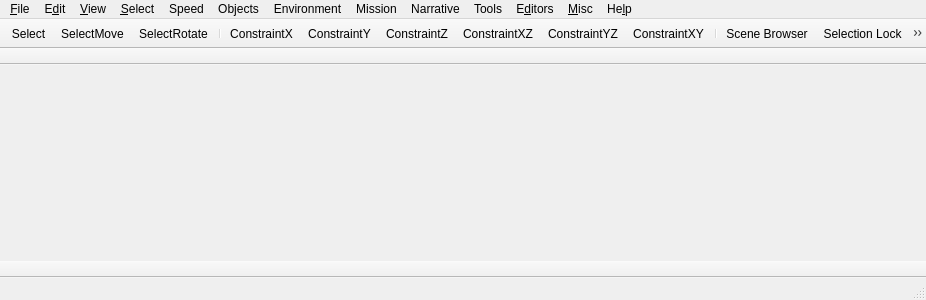
<?xml version="1.0" encoding="UTF-8"?>
<ui version="4.0">
 <class>fso::fred::FredView</class>
 <widget class="QMainWindow" name="fso::fred::FredView">
  <property name="geometry">
   <rect>
    <x>0</x>
    <y>0</y>
    <width>926</width>
    <height>300</height>
   </rect>
  </property>
  <property name="windowTitle">
   <string>qtFRED</string>
  </property>
  <widget class="fso::fred::RenderWidget" name="centralWidget"/>
  <widget class="QMenuBar" name="menuBar">
   <property name="geometry">
    <rect>
     <x>0</x>
     <y>0</y>
     <width>926</width>
     <height>22</height>
    </rect>
   </property>
   <widget class="QMenu" name="menuFile">
    <property name="title">
     <string>&amp;File</string>
    </property>
    <widget class="QMenu" name="menuSave_Format">
     <property name="title">
      <string>Save For&amp;mat</string>
     </property>
     <addaction name="actionFS2_Open"/>
     <addaction name="actionFS2_Retail"/>
     <addaction name="actionFS2_Compatibility"/>
    </widget>
    <widget class="QMenu" name="menuImport">
     <property name="title">
      <string>&amp;Import</string>
     </property>
     <addaction name="actionFS1_Mission"/>
    </widget>
    <widget class="QMenu" name="menuRe_cent_Files">
     <property name="title">
      <string>Re&amp;cent Files</string>
     </property>
     <addaction name="actionEmpty"/>
    </widget>
    <addaction name="actionNew"/>
    <addaction name="actionOpen"/>
    <addaction name="actionSave"/>
    <addaction name="actionSave_As"/>
    <addaction name="actionRevert"/>
    <addaction name="separator"/>
    <addaction name="actionLoad_Template"/>
    <addaction name="actionSave_As_Template"/>
    <addaction name="separator"/>
    <addaction name="menuSave_Format"/>
    <addaction name="menuImport"/>
    <addaction name="separator"/>
    <addaction name="actionRun_FreeSpace_2_Open"/>
    <addaction name="separator"/>
    <addaction name="menuRe_cent_Files"/>
    <addaction name="separator"/>
    <addaction name="actionExit"/>
   </widget>
   <widget class="QMenu" name="menuEdit">
    <property name="title">
     <string>E&amp;dit</string>
    </property>
    <addaction name="actionClone_Marked_Objects"/>
    <addaction name="actionDelete"/>
    <addaction name="actionDelete_Wing"/>
    <addaction name="separator"/>
    <addaction name="actionPreferences"/>
   </widget>
   <widget class="QMenu" name="menuView">
    <property name="title">
     <string>&amp;View</string>
    </property>
    <widget class="QMenu" name="menuViewpoint">
     <property name="title">
      <string>&amp;Viewpoint</string>
     </property>
     <addaction name="actionCamera"/>
     <addaction name="actionCurrent_Ship"/>
     <addaction name="actionCutscene_Camera"/>
     <addaction name="separator"/>
     <addaction name="actionToggle_Viewpoint"/>
     <addaction name="separator"/>
     <addaction name="actionSet_Camera_From_View"/>
    </widget>
    <addaction name="actionSceneBrowser"/>
    <addaction name="separator"/>
    <addaction name="actionVisibility_Layers"/>
    <addaction name="separator"/>
    <addaction name="actionShow_Background"/>
    <addaction name="actionShow_Ship_Models"/>
    <addaction name="actionShow_Outlines"/>
    <addaction name="actionDraw_Outlines_On_Selected_Ships"/>
    <addaction name="actionDraw_Outline_At_Warpin_Position"/>
    <addaction name="actionShow_Ship_Info"/>
    <addaction name="actionShow_Coordinates"/>
    <addaction name="actionShow_Grid_Positions"/>
    <addaction name="actionShow_Distances"/>
    <addaction name="actionShow_Model_Paths"/>
    <addaction name="actionShow_Model_Dock_Points"/>
    <addaction name="actionShow_Bay_Paths"/>
    <addaction name="actionHighlight_Selectable_Subsystems"/>
    <addaction name="separator"/>
    <addaction name="actionShow_Grid"/>
    <addaction name="actionShow_Horizon"/>
    <addaction name="actionShow_3D_Compass"/>
    <addaction name="actionShow_Camera_Gizmo"/>
    <addaction name="separator"/>
    <addaction name="menuViewpoint"/>
    <addaction name="actionSave_Camera_Pos"/>
    <addaction name="actionRestore_Camera_Pos"/>
    <addaction name="separator"/>
    <addaction name="actionLighting_from_Suns"/>
    <addaction name="actionRender_Full_Detail"/>
   </widget>
   <widget class="QMenu" name="menuSpeed">
    <property name="title">
     <string>Speed</string>
    </property>
    <widget class="QMenu" name="menuMovement">
     <property name="title">
      <string>&amp;Movement</string>
     </property>
     <addaction name="actionx1"/>
     <addaction name="actionx2"/>
     <addaction name="actionx3"/>
     <addaction name="actionx5"/>
     <addaction name="actionx8"/>
     <addaction name="actionx10"/>
     <addaction name="actionx50"/>
     <addaction name="actionx100"/>
    </widget>
    <widget class="QMenu" name="menuRotation">
     <property name="title">
      <string>&amp;Rotation</string>
     </property>
     <addaction name="actionRotx1"/>
     <addaction name="actionRotx5"/>
     <addaction name="actionRotx12"/>
     <addaction name="actionRotx25"/>
     <addaction name="actionRotx50"/>
    </widget>
    <addaction name="menuMovement"/>
    <addaction name="menuRotation"/>
   </widget>
   <widget class="QMenu" name="menuSelect">
    <property name="title">
     <string>&amp;Select</string>
    </property>
    <widget class="QMenu" name="menuSelect_Group">
     <property name="title">
      <string>Select &amp;Group</string>
     </property>
     <addaction name="actionGroup_1"/>
     <addaction name="actionGroup_2"/>
     <addaction name="actionGroup_3"/>
     <addaction name="actionGroup_4"/>
     <addaction name="actionGroup_5"/>
     <addaction name="actionGroup_6"/>
     <addaction name="actionGroup_7"/>
     <addaction name="actionGroup_8"/>
     <addaction name="actionGroup_9"/>
    </widget>
    <widget class="QMenu" name="menuSelect_Layer">
     <property name="title">
      <string>Select &amp;Layer</string>
     </property>
    </widget>
    <widget class="QMenu" name="menuSelect_IFF">
     <property name="title">
      <string>Select I&amp;FF</string>
     </property>
    </widget>
    <widget class="QMenu" name="menuSelect_Ship_Type">
     <property name="title">
      <string>Select Ship &amp;Type</string>
     </property>
    </widget>
    <widget class="QMenu" name="menuSelect_Object_Type">
     <property name="title">
      <string>Select &amp;Object Type</string>
     </property>
    </widget>
    <addaction name="actionSelect_All"/>
    <addaction name="actionSelect_None"/>
    <addaction name="actionInvert_Selection"/>
    <addaction name="separator"/>
    <addaction name="menuSelect_Group"/>
    <addaction name="menuSelect_Layer"/>
    <addaction name="menuSelect_IFF"/>
    <addaction name="menuSelect_Ship_Type"/>
    <addaction name="menuSelect_Object_Type"/>
    <addaction name="separator"/>
    <addaction name="actionSelectionLock"/>
    <addaction name="actionLock_Marked_Objects"/>
    <addaction name="actionUnlock_All_Objects"/>
   </widget>
   <widget class="QMenu" name="menuHelp">
    <property name="title">
     <string>He&amp;lp</string>
    </property>
    <addaction name="actionHelp_Topics"/>
    <addaction name="separator"/>
    <addaction name="actionAbout"/>
   </widget>
   <widget class="QMenu" name="menuObjects">
    <property name="title">
     <string>Objects</string>
    </property>
    <addaction name="actionShips"/>
    <addaction name="actionWings"/>
    <addaction name="actionProps"/>
    <addaction name="actionWaypoint_Paths"/>
    <addaction name="actionCoordinate_Points"/>
    <addaction name="actionJump_Nodes"/>
    <addaction name="actionObject_Orientation"/>
    <addaction name="separator"/>
    <addaction name="actionControl_Object"/>
    <addaction name="actionNext_Object"/>
    <addaction name="actionPrev_Object"/>
    <addaction name="actionLevel_Object"/>
    <addaction name="actionAlign_Object"/>
    <addaction name="separator"/>
    <addaction name="actionNext_Subsystem"/>
    <addaction name="actionPrev_Subsystem"/>
    <addaction name="actionCancel_Subsystem"/>
    <addaction name="separator"/>
    <addaction name="actionMark_Wing"/>
   </widget>
   <widget class="QMenu" name="menuEnvironment">
    <property name="title">
     <string>Environment</string>
    </property>
    <addaction name="actionBackground"/>
    <addaction name="actionAsteroid_Field"/>
    <addaction name="actionVolumetric_Nebula"/>
   </widget>
   <widget class="QMenu" name="menuMission">
    <property name="title">
     <string>Mission</string>
    </property>
    <addaction name="actionMission_Specs"/>
    <addaction name="actionMission_Goals"/>
    <addaction name="actionMission_Events"/>
    <addaction name="actionMission_Cutscenes"/>
    <addaction name="separator"/>
    <addaction name="actionVariables"/>
    <addaction name="actionLoadout"/>
    <addaction name="actionReinforcements"/>
    <addaction name="actionShield_System"/>
    <addaction name="separator"/>
    <addaction name="actionMission_Statistics"/>
   </widget>
   <widget class="QMenu" name="menuNarrative">
    <property name="title">
     <string>Narrative</string>
    </property>
    <addaction name="actionFiction_Viewer"/>
    <addaction name="actionCommand_Briefing"/>
    <addaction name="actionBriefing"/>
    <addaction name="actionDebriefing"/>
    <addaction name="separator"/>
    <addaction name="actionCampaign"/>
   </widget>
   <widget class="QMenu" name="menuTools">
    <property name="title">
     <string>Tools</string>
    </property>
    <addaction name="actionWaypointPathGenerator"/>
    <addaction name="actionReorder_Objects"/>
    <addaction name="actionVoice_Acting_Manager"/>
    <addaction name="actionSet_Global_Ship_Flags"/>
    <addaction name="actionCalculate_Relative_Coordinates"/>
    <addaction name="actionMusic_Player"/>
    <addaction name="actionError_Checker"/>
   </widget>
   <widget class="QMenu" name="menuClassicEditors">
    <property name="title">
     <string>E&amp;ditors</string>
    </property>
    <addaction name="actionShips"/>
    <addaction name="actionWings"/>
    <addaction name="actionObject_Orientation"/>
    <addaction name="actionProps"/>
    <addaction name="actionWaypoint_Paths"/>
    <addaction name="actionCoordinate_Points"/>
    <addaction name="actionJump_Nodes"/>
    <addaction name="separator"/>
    <addaction name="actionMission_Specs"/>
    <addaction name="actionMission_Goals"/>
    <addaction name="actionMission_Events"/>
    <addaction name="actionMission_Cutscenes"/>
    <addaction name="actionVariables"/>
    <addaction name="actionVoice_Acting_Manager"/>
    <addaction name="separator"/>
    <addaction name="actionFiction_Viewer"/>
    <addaction name="actionCommand_Briefing"/>
    <addaction name="actionLoadout"/>
    <addaction name="actionBriefing"/>
    <addaction name="actionDebriefing"/>
    <addaction name="separator"/>
    <addaction name="actionBackground"/>
    <addaction name="actionAsteroid_Field"/>
    <addaction name="actionVolumetric_Nebula"/>
    <addaction name="separator"/>
    <addaction name="actionReinforcements"/>
    <addaction name="actionShield_System"/>
    <addaction name="actionSet_Global_Ship_Flags"/>
    <addaction name="actionReorder_Objects"/>
    <addaction name="separator"/>
    <addaction name="actionCampaign"/>
   </widget>
   <widget class="QMenu" name="menuClassicMisc">
    <property name="title">
     <string>&amp;Misc</string>
    </property>
    <addaction name="actionNext_Object"/>
    <addaction name="actionPrev_Object"/>
    <addaction name="actionControl_Object"/>
    <addaction name="actionLevel_Object"/>
    <addaction name="actionAlign_Object"/>
    <addaction name="separator"/>
    <addaction name="actionNext_Subsystem"/>
    <addaction name="actionPrev_Subsystem"/>
    <addaction name="actionCancel_Subsystem"/>
    <addaction name="separator"/>
    <addaction name="actionMark_Wing"/>
    <addaction name="actionCalculate_Relative_Coordinates"/>
    <addaction name="actionWaypointPathGenerator"/>
    <addaction name="actionMission_Statistics"/>
    <addaction name="actionMusic_Player"/>
    <addaction name="separator"/>
    <addaction name="actionError_Checker"/>
   </widget>
   <addaction name="menuFile"/>
   <addaction name="menuEdit"/>
   <addaction name="menuView"/>
   <addaction name="menuSelect"/>
   <addaction name="menuSpeed"/>
   <addaction name="menuObjects"/>
   <addaction name="menuEnvironment"/>
   <addaction name="menuMission"/>
   <addaction name="menuNarrative"/>
   <addaction name="menuTools"/>
   <addaction name="menuClassicEditors"/>
   <addaction name="menuClassicMisc"/>
   <addaction name="menuHelp"/>
  </widget>
  <widget class="QStatusBar" name="statusBar"/>
  <widget class="QToolBar" name="toolBar">
   <property name="contextMenuPolicy">
    <enum>Qt::PreventContextMenu</enum>
   </property>
   <property name="windowTitle">
    <string>toolBar</string>
   </property>
   <property name="styleSheet">
    <string notr="true">QToolButton { qproperty-autoRaise: false; }</string>
   </property>
   <attribute name="toolBarArea">
    <enum>TopToolBarArea</enum>
   </attribute>
   <attribute name="toolBarBreak">
    <bool>false</bool>
   </attribute>
   <property name="movable">
    <bool>false</bool>
   </property>
   <addaction name="actionSelect"/>
   <addaction name="actionSelectMove"/>
   <addaction name="actionSelectRotate"/>
   <addaction name="separator"/>
   <addaction name="actionConstrainX"/>
   <addaction name="actionConstrainY"/>
   <addaction name="actionConstrainZ"/>
   <addaction name="actionConstrainXZ"/>
   <addaction name="actionConstrainYZ"/>
   <addaction name="actionConstrainXY"/>
   <addaction name="separator"/>
   <addaction name="actionSceneBrowser"/>
   <addaction name="actionSelectionLock"/>
   <addaction name="separator"/>
   <addaction name="actionWingForm"/>
   <addaction name="actionWingDisband"/>
   <addaction name="separator"/>
   <addaction name="actionZoomSelected"/>
   <addaction name="actionZoomExtents"/>
   <addaction name="separator"/>
   <addaction name="actionShowDistances"/>
   <addaction name="actionOrbitSelected"/>
   <addaction name="separator"/>
   <addaction name="actionManage_Layers"/>
   <addaction name="actionUnhide_Layers"/>
   <addaction name="separator"/>
  </widget>
  <widget class="QToolBar" name="contextToolBar">
   <property name="windowTitle">
    <string>Context</string>
   </property>
   <property name="movable">
    <bool>false</bool>
   </property>
   <property name="floatable">
    <bool>false</bool>
   </property>
   <property name="iconSize">
    <size>
     <width>16</width>
     <height>16</height>
    </size>
   </property>
   <attribute name="toolBarArea">
    <enum>TopToolBarArea</enum>
   </attribute>
   <attribute name="toolBarBreak">
    <bool>true</bool>
   </attribute>
  </widget>
  <widget class="QToolBar" name="transformToolBar">
   <property name="windowTitle">
    <string>Transform</string>
   </property>
   <property name="movable">
    <bool>false</bool>
   </property>
   <property name="floatable">
    <bool>false</bool>
   </property>
   <attribute name="toolBarArea">
    <enum>BottomToolBarArea</enum>
   </attribute>
   <attribute name="toolBarBreak">
    <bool>false</bool>
   </attribute>
  </widget>
  <action name="actionSelect">
   <property name="checkable">
    <bool>true</bool>
   </property>
   <property name="text">
    <string>Select</string>
   </property>
   <property name="toolTip">
    <string>Select (S)</string>
   </property>
   <property name="shortcut">
    <string>S</string>
   </property>
  </action>
  <action name="actionSelectMove">
   <property name="checkable">
    <bool>true</bool>
   </property>
   <property name="text">
    <string>SelectMove</string>
   </property>
   <property name="toolTip">
    <string>Select and Move (M)</string>
   </property>
   <property name="shortcut">
    <string>M</string>
   </property>
  </action>
  <action name="actionSelectRotate">
   <property name="checkable">
    <bool>true</bool>
   </property>
   <property name="text">
    <string>SelectRotate</string>
   </property>
   <property name="toolTip">
    <string>Select and Rotate (R)</string>
   </property>
   <property name="shortcut">
    <string>R</string>
   </property>
  </action>
  <action name="actionConstrainX">
   <property name="checkable">
    <bool>true</bool>
   </property>
   <property name="text">
    <string>ConstraintX</string>
   </property>
   <property name="toolTip">
    <string>Constrain movement/rotation to X axis</string>
   </property>
  </action>
  <action name="actionConstrainY">
   <property name="checkable">
    <bool>true</bool>
   </property>
   <property name="text">
    <string>ConstraintY</string>
   </property>
   <property name="toolTip">
    <string>Constrain movement/rotation to Y axis</string>
   </property>
  </action>
  <action name="actionConstrainZ">
   <property name="checkable">
    <bool>true</bool>
   </property>
   <property name="text">
    <string>ConstraintZ</string>
   </property>
   <property name="toolTip">
    <string>Constrain movement/rotation to Z axis</string>
   </property>
  </action>
  <action name="actionConstrainXZ">
   <property name="checkable">
    <bool>true</bool>
   </property>
   <property name="text">
    <string>ConstraintXZ</string>
   </property>
   <property name="toolTip">
    <string>Constrain movement/rotation to XZ plane</string>
   </property>
  </action>
  <action name="actionConstrainYZ">
   <property name="checkable">
    <bool>true</bool>
   </property>
   <property name="text">
    <string>ConstraintYZ</string>
   </property>
   <property name="toolTip">
    <string>Constrain movement/rotation to YZ plane</string>
   </property>
  </action>
  <action name="actionConstrainXY">
   <property name="checkable">
    <bool>true</bool>
   </property>
   <property name="text">
    <string>ConstraintXY</string>
   </property>
   <property name="toolTip">
    <string>Constrain movement/rotation to XY plane</string>
   </property>
  </action>
  <action name="actionSceneBrowser">
   <property name="checkable">
    <bool>true</bool>
   </property>
   <property name="text">
    <string>Scene Browser</string>
   </property>
   <property name="toolTip">
    <string>Toggle Scene Browser (H)</string>
   </property>
   <property name="shortcut">
    <string>H</string>
   </property>
  </action>
  <action name="actionSelectionLock">
   <property name="checkable">
    <bool>true</bool>
   </property>
   <property name="text">
    <string>Selection Loc&amp;k</string>
   </property>
   <property name="toolTip">
    <string>Prevent selection from changing (Spacebar)</string>
   </property>
  </action>
  <action name="actionWingForm">
   <property name="text">
    <string>WingForm</string>
   </property>
   <property name="toolTip">
    <string>Form Wing (Ctrl+W)</string>
   </property>
   <property name="shortcut">
    <string>Ctrl+W</string>
   </property>
  </action>
  <action name="actionWingDisband">
   <property name="text">
    <string>WingDisband</string>
   </property>
   <property name="toolTip">
    <string>Disband Wing (Ctrl+D)</string>
   </property>
   <property name="shortcut">
    <string>Ctrl+D</string>
   </property>
  </action>
  <action name="actionZoomSelected">
   <property name="text">
    <string>ZoomSelected</string>
   </property>
   <property name="toolTip">
    <string>Zoom on Selected (Alt+Z)</string>
   </property>
   <property name="shortcut">
    <string>Alt+Z</string>
   </property>
  </action>
  <action name="actionZoomExtents">
   <property name="text">
    <string>ZoomExtents</string>
   </property>
   <property name="toolTip">
    <string>Zoom Extents (Shift+Z)</string>
   </property>
   <property name="shortcut">
    <string>Shift+Z</string>
   </property>
  </action>
  <action name="actionShowDistances">
   <property name="checkable">
    <bool>true</bool>
   </property>
   <property name="text">
    <string>ShowDistances</string>
   </property>
   <property name="toolTip">
    <string>Show Distances (D)</string>
   </property>
  </action>
  <action name="actionOrbitSelected">
   <property name="checkable">
    <bool>true</bool>
   </property>
   <property name="text">
    <string>OrbitSelected</string>
   </property>
   <property name="toolTip">
    <string>Rotate Around Object (Alt+R)</string>
   </property>
   <property name="shortcut">
    <string>Alt+R</string>
   </property>
  </action>
  <action name="actionNew">
   <property name="text">
    <string>&amp;New</string>
   </property>
   <property name="shortcut">
    <string/>
   </property>
  </action>
  <action name="actionOpen">
   <property name="text">
    <string>&amp;Open...</string>
   </property>
  </action>
  <action name="actionSave">
   <property name="text">
    <string>&amp;Save</string>
   </property>
  </action>
  <action name="actionSave_As">
   <property name="text">
    <string>Sa&amp;ve As...</string>
   </property>
   <property name="shortcut">
    <string>Ctrl+Shift+S</string>
   </property>
  </action>
  <action name="actionRevert">
   <property name="text">
    <string>Revert to &amp;Last Save</string>
   </property>
  </action>
  <action name="actionLoad_Template">
   <property name="text">
    <string>Load &amp;Template...</string>
   </property>
  </action>
  <action name="actionSave_As_Template">
   <property name="text">
    <string>Save As &amp;Template...</string>
   </property>
  </action>
  <action name="actionFS2_Open">
   <property name="text">
    <string>&amp;FS2 Open</string>
   </property>
   <property name="checkable">
    <bool>true</bool>
   </property>
   <property name="checked">
    <bool>true</bool>
   </property>
  </action>
  <action name="actionFS2_Retail">
   <property name="text">
    <string>FS2 &amp;Retail</string>
   </property>
   <property name="checkable">
    <bool>true</bool>
   </property>
  </action>
  <action name="actionFS2_Compatibility">
   <property name="text">
    <string>FSO &amp;Compatibility Mode</string>
   </property>
   <property name="checkable">
    <bool>true</bool>
   </property>
  </action>
  <action name="actionFS1_Mission">
   <property name="text">
    <string>&amp;FS1 Mission</string>
   </property>
  </action>
  <action name="actionRun_FreeSpace_2_Open">
   <property name="text">
    <string>Run &amp;FreeSpace</string>
   </property>
   <property name="shortcut">
    <string/>
   </property>
  </action>
  <action name="actionExit">
   <property name="text">
    <string>&amp;Exit</string>
   </property>
  </action>
  <action name="actionClone_Marked_Objects">
   <property name="text">
    <string>&amp;Clone Marked Objects</string>
   </property>
  </action>
  <action name="actionDelete">
   <property name="text">
    <string>&amp;Delete</string>
   </property>
  </action>
  <action name="actionDelete_Wing">
   <property name="text">
    <string>Delete &amp;Wing</string>
   </property>
   <property name="shortcut">
    <string>Ctrl+Del</string>
   </property>
  </action>
  <action name="actionLock_Marked_Objects">
   <property name="text">
    <string>&amp;Lock Marked Objects</string>
   </property>
  </action>
  <action name="actionUnlock_All_Objects">
   <property name="text">
    <string>&amp;Unlock All Objects</string>
   </property>
  </action>
  <action name="actionVisibility_Layers">
   <property name="text">
    <string>Visibility Layers...</string>
   </property>
  </action>
  <action name="actionShow_Ship_Models">
   <property name="checkable">
    <bool>true</bool>
   </property>
   <property name="text">
    <string>Show Ship Models</string>
   </property>
   <property name="shortcut">
    <string>Alt+Shift+M</string>
   </property>
  </action>
  <action name="actionShow_Outlines">
   <property name="checkable">
    <bool>true</bool>
   </property>
   <property name="text">
    <string>Show &amp;Outlines</string>
   </property>
   <property name="shortcut">
    <string>Alt+Shift+O</string>
   </property>
  </action>
  <action name="actionDraw_Outlines_On_Selected_Ships">
   <property name="checkable">
    <bool>true</bool>
   </property>
   <property name="text">
    <string>Draw Outlines on Selected Ships</string>
   </property>
  </action>
  <action name="actionDraw_Outline_At_Warpin_Position">
   <property name="checkable">
    <bool>true</bool>
   </property>
   <property name="text">
    <string>Draw Outline At Warpin Position</string>
   </property>
  </action>
  <action name="actionShow_Coordinates">
   <property name="checkable">
    <bool>true</bool>
   </property>
   <property name="text">
    <string>Show &amp;Coordinates</string>
   </property>
   <property name="shortcut">
    <string>Alt+Shift+C</string>
   </property>
  </action>
  <action name="actionShow_Grid_Positions">
   <property name="checkable">
    <bool>true</bool>
   </property>
   <property name="text">
    <string>Show &amp;Grid Positions</string>
   </property>
   <property name="shortcut">
    <string>Alt+Shift+P</string>
   </property>
  </action>
  <action name="actionShow_Distances">
   <property name="checkable">
    <bool>true</bool>
   </property>
   <property name="text">
    <string>Show D&amp;istances</string>
   </property>
   <property name="shortcut">
    <string>D</string>
   </property>
  </action>
  <action name="actionShow_Model_Paths">
   <property name="checkable">
    <bool>true</bool>
   </property>
   <property name="text">
    <string>Show Model Nav Paths</string>
   </property>
  </action>
  <action name="actionShow_Model_Dock_Points">
   <property name="checkable">
    <bool>true</bool>
   </property>
   <property name="text">
    <string>Show Model Doc&amp;k Points</string>
   </property>
  </action>
  <action name="actionShow_Bay_Paths">
   <property name="checkable">
    <bool>true</bool>
   </property>
   <property name="text">
    <string>Show Model Bay Paths</string>
   </property>
  </action>
  <action name="actionHighlight_Selectable_Subsystems">
   <property name="checkable">
    <bool>true</bool>
   </property>
   <property name="text">
    <string>Highlight Selectable Subsystems</string>
   </property>
  </action>
  <action name="actionShow_Grid">
   <property name="checkable">
    <bool>true</bool>
   </property>
   <property name="text">
    <string>Show Grid</string>
   </property>
   <property name="shortcut">
    <string>Alt+Shift+G</string>
   </property>
  </action>
  <action name="actionShow_Horizon">
   <property name="checkable">
    <bool>true</bool>
   </property>
   <property name="text">
    <string>Show Hori&amp;zon</string>
   </property>
   <property name="shortcut">
    <string>Alt+Shift+H</string>
   </property>
  </action>
  <action name="actionShow_3D_Compass">
   <property name="checkable">
    <bool>true</bool>
   </property>
   <property name="text">
    <string>Show &amp;3D Compass</string>
   </property>
   <property name="shortcut">
    <string>Alt+Shift+3</string>
   </property>
  </action>
  <action name="actionShow_Background">
   <property name="checkable">
    <bool>true</bool>
   </property>
   <property name="text">
    <string>Show &amp;Background</string>
   </property>
   <property name="shortcut">
    <string>Alt+Shift+B</string>
   </property>
  </action>
  <action name="actionSave_Camera_Pos">
   <property name="text">
    <string>Save Camera &amp;Pos</string>
   </property>
   <property name="shortcut">
    <string>Ctrl+P</string>
   </property>
  </action>
  <action name="actionRestore_Camera_Pos">
   <property name="text">
    <string>&amp;Restore Camera Pos</string>
   </property>
   <property name="shortcut">
    <string>Ctrl+R</string>
   </property>
  </action>
  <action name="actionLighting_from_Suns">
   <property name="checkable">
    <bool>true</bool>
   </property>
   <property name="text">
    <string>&amp;Lighting from Suns</string>
   </property>
  </action>
  <action name="actionRender_Full_Detail">
   <property name="checkable">
    <bool>true</bool>
   </property>
   <property name="text">
    <string>Render Full Detail</string>
   </property>
  </action>
  <action name="actionCamera">
   <property name="checkable">
    <bool>true</bool>
   </property>
   <property name="text">
    <string>&amp;Camera</string>
   </property>
  </action>
  <action name="actionCurrent_Ship">
   <property name="checkable">
    <bool>true</bool>
   </property>
   <property name="text">
    <string>Current &amp;Ship</string>
   </property>
  </action>
  <action name="actionCutscene_Camera">
   <property name="checkable">
    <bool>true</bool>
   </property>
   <property name="text">
    <string>Cutscene C&amp;amera</string>
   </property>
   <property name="toolTip">
    <string>Look through the camera sexp selected in a sexp tree, at its FOV</string>
   </property>
  </action>
  <action name="actionSet_Camera_From_View">
   <property name="text">
    <string>Set Camera SEXP from &amp;View</string>
   </property>
   <property name="toolTip">
    <string>Set the selected set-camera-position, set-camera-rotation or set-camera-facing from the viewport</string>
   </property>
  </action>
  <action name="actionShow_Camera_Gizmo">
   <property name="checkable">
    <bool>true</bool>
   </property>
   <property name="text">
    <string>Show Cutscene Ca&amp;mera</string>
   </property>
   <property name="toolTip">
    <string>Show the camera sexp selected in a sexp tree in the viewport</string>
   </property>
  </action>
  <action name="actionToggle_Viewpoint">
   <property name="text">
    <string>&amp;Toggle Viewpoint</string>
   </property>
   <property name="toolTip">
    <string>Cycle between the editor camera, the current ship and the cutscene camera (Ctrl+Shift+V)</string>
   </property>
   <property name="shortcut">
    <string>Ctrl+Shift+V</string>
   </property>
  </action>
  <action name="actionx1">
   <property name="checkable">
    <bool>true</bool>
   </property>
   <property name="text">
    <string>&amp;x1</string>
   </property>
   <property name="shortcut">
    <string>1</string>
   </property>
  </action>
  <action name="actionx2">
   <property name="checkable">
    <bool>true</bool>
   </property>
   <property name="text">
    <string>x&amp;2</string>
   </property>
   <property name="shortcut">
    <string>2</string>
   </property>
  </action>
  <action name="actionx3">
   <property name="checkable">
    <bool>true</bool>
   </property>
   <property name="text">
    <string>x&amp;3</string>
   </property>
   <property name="shortcut">
    <string>3</string>
   </property>
  </action>
  <action name="actionx5">
   <property name="checkable">
    <bool>true</bool>
   </property>
   <property name="text">
    <string>x&amp;5</string>
   </property>
   <property name="shortcut">
    <string>4</string>
   </property>
  </action>
  <action name="actionx8">
   <property name="checkable">
    <bool>true</bool>
   </property>
   <property name="text">
    <string>x&amp;8</string>
   </property>
   <property name="shortcut">
    <string>5</string>
   </property>
  </action>
  <action name="actionx10">
   <property name="checkable">
    <bool>true</bool>
   </property>
   <property name="text">
    <string>x&amp;10</string>
   </property>
   <property name="shortcut">
    <string>6</string>
   </property>
  </action>
  <action name="actionx50">
   <property name="checkable">
    <bool>true</bool>
   </property>
   <property name="text">
    <string>x5&amp;0</string>
   </property>
   <property name="shortcut">
    <string>7</string>
   </property>
  </action>
  <action name="actionx100">
   <property name="checkable">
    <bool>true</bool>
   </property>
   <property name="text">
    <string>x100</string>
   </property>
   <property name="shortcut">
    <string>8</string>
   </property>
  </action>
  <action name="actionRotx1">
   <property name="checkable">
    <bool>true</bool>
   </property>
   <property name="text">
    <string>&amp;x1</string>
   </property>
   <property name="shortcut">
    <string>Shift+1</string>
   </property>
  </action>
  <action name="actionRotx5">
   <property name="checkable">
    <bool>true</bool>
   </property>
   <property name="text">
    <string>x&amp;5</string>
   </property>
   <property name="shortcut">
    <string>Shift+2</string>
   </property>
  </action>
  <action name="actionRotx12">
   <property name="checkable">
    <bool>true</bool>
   </property>
   <property name="text">
    <string>x&amp;12</string>
   </property>
   <property name="shortcut">
    <string>Shift+3</string>
   </property>
  </action>
  <action name="actionRotx25">
   <property name="checkable">
    <bool>true</bool>
   </property>
   <property name="text">
    <string>x&amp;25</string>
   </property>
   <property name="shortcut">
    <string>Shift+4</string>
   </property>
  </action>
  <action name="actionRotx50">
   <property name="checkable">
    <bool>true</bool>
   </property>
   <property name="text">
    <string>x5&amp;0</string>
   </property>
   <property name="shortcut">
    <string>Shift+5</string>
   </property>
  </action>
  <action name="actionShips">
   <property name="text">
    <string>&amp;Ships</string>
   </property>
   <property name="shortcut">
    <string>Shift+S</string>
   </property>
  </action>
  <action name="actionWings">
   <property name="text">
    <string>&amp;Wings</string>
   </property>
   <property name="shortcut">
    <string>Shift+W</string>
   </property>
  </action>
  <action name="actionObject_Orientation">
   <property name="text">
    <string>Object &amp;Orientation</string>
   </property>
   <property name="shortcut">
    <string>Shift+O</string>
   </property>
  </action>
  <action name="actionProps">
   <property name="text">
    <string>Props</string>
   </property>
   <property name="shortcut">
    <string>Shift+P</string>
   </property>
  </action>
  <action name="actionWaypoint_Paths">
   <property name="text">
    <string>Waypoint &amp;Paths</string>
   </property>
   <property name="shortcut">
    <string>Shift+Y</string>
   </property>
  </action>
  <action name="actionCoordinate_Points">
   <property name="text">
    <string>Coor&amp;dinate Points</string>
   </property>
  </action>
  <action name="actionReorder_Objects">
   <property name="text">
    <string>&amp;Reorder Objects</string>
   </property>
  </action>
  <action name="actionMission_Events">
   <property name="text">
    <string>Mission &amp;Events</string>
   </property>
   <property name="shortcut">
    <string>Shift+E</string>
   </property>
  </action>
  <action name="actionLoadout">
   <property name="text">
    <string>&amp;Team Loadout</string>
   </property>
   <property name="shortcut">
    <string>Shift+L</string>
   </property>
  </action>
  <action name="actionBackground">
   <property name="text">
    <string>&amp;Background</string>
   </property>
   <property name="shortcut">
    <string>Shift+I</string>
   </property>
  </action>
  <action name="actionReinforcements">
   <property name="text">
    <string>&amp;Reinforcements</string>
   </property>
   <property name="shortcut">
    <string>Shift+R</string>
   </property>
  </action>
  <action name="actionAsteroid_Field">
   <property name="text">
    <string>&amp;Asteroid Field</string>
   </property>
   <property name="shortcut">
    <string>Shift+A</string>
   </property>
  </action>
  <action name="actionMission_Specs">
   <property name="text">
    <string>&amp;Mission Specs</string>
   </property>
   <property name="shortcut">
    <string>Shift+N</string>
   </property>
  </action>
  <action name="actionBriefing">
   <property name="text">
    <string>Br&amp;iefing</string>
   </property>
   <property name="shortcut">
    <string>Shift+B</string>
   </property>
  </action>
  <action name="actionDebriefing">
   <property name="text">
    <string>&amp;Debriefing</string>
   </property>
   <property name="shortcut">
    <string>Shift+D</string>
   </property>
  </action>
  <action name="actionCommand_Briefing">
   <property name="text">
    <string>&amp;Command Briefing</string>
   </property>
   <property name="shortcut">
    <string>Shift+C</string>
   </property>
  </action>
  <action name="actionFiction_Viewer">
   <property name="text">
    <string>&amp;Fiction Viewer</string>
   </property>
   <property name="shortcut">
    <string>Shift+F</string>
   </property>
  </action>
  <action name="actionShield_System">
   <property name="text">
    <string>Shie&amp;ld System</string>
   </property>
   <property name="shortcut">
    <string>Shift+M</string>
   </property>
  </action>
  <action name="actionSet_Global_Ship_Flags">
   <property name="text">
    <string>Set &amp;Global Ship Flags</string>
   </property>
  </action>
  <action name="actionVoice_Acting_Manager">
   <property name="text">
    <string>&amp;Voice Acting Manager</string>
   </property>
  </action>
  <action name="actionCampaign">
   <property name="text">
    <string>Campaig&amp;n</string>
   </property>
  </action>
  <action name="actionGroup_1">
   <property name="text">
    <string>&amp;Group 1</string>
   </property>
   <property name="shortcut">
    <string>Ctrl+1</string>
   </property>
  </action>
  <action name="actionGroup_2">
   <property name="text">
    <string>Group &amp;2</string>
   </property>
   <property name="shortcut">
    <string>Ctrl+2</string>
   </property>
  </action>
  <action name="actionGroup_3">
   <property name="text">
    <string>Group &amp;3</string>
   </property>
   <property name="shortcut">
    <string>Ctrl+3</string>
   </property>
  </action>
  <action name="actionGroup_4">
   <property name="text">
    <string>Group &amp;4</string>
   </property>
   <property name="shortcut">
    <string>Ctrl+4</string>
   </property>
  </action>
  <action name="actionGroup_5">
   <property name="text">
    <string>Group &amp;5</string>
   </property>
   <property name="shortcut">
    <string>Ctrl+5</string>
   </property>
  </action>
  <action name="actionGroup_6">
   <property name="text">
    <string>Group &amp;6</string>
   </property>
   <property name="shortcut">
    <string>Ctrl+6</string>
   </property>
  </action>
  <action name="actionGroup_7">
   <property name="text">
    <string>Group &amp;7</string>
   </property>
   <property name="shortcut">
    <string>Ctrl+7</string>
   </property>
  </action>
  <action name="actionGroup_8">
   <property name="text">
    <string>Group &amp;8</string>
   </property>
   <property name="shortcut">
    <string>Ctrl+8</string>
   </property>
  </action>
  <action name="actionGroup_9">
   <property name="text">
    <string>Group &amp;9</string>
   </property>
   <property name="shortcut">
    <string>Ctrl+9</string>
   </property>
  </action>
  <action name="actionSelect_All">
   <property name="text">
    <string>Select &amp;All</string>
   </property>
   <property name="toolTip">
    <string>Select every object you could click in the viewport (Ctrl+A)</string>
   </property>
   <property name="shortcut">
    <string>Ctrl+A</string>
   </property>
  </action>
  <action name="actionSelect_None">
   <property name="text">
    <string>Select &amp;None</string>
   </property>
   <property name="shortcut">
    <string>Ctrl+Shift+A</string>
   </property>
  </action>
  <action name="actionInvert_Selection">
   <property name="text">
    <string>&amp;Invert Selection</string>
   </property>
   <property name="toolTip">
    <string>Select what isn't selected and deselect what is, among the objects you could click in the viewport (Ctrl+I)</string>
   </property>
   <property name="shortcut">
    <string>Ctrl+I</string>
   </property>
  </action>
  <action name="actionNext_Object">
   <property name="text">
    <string>&amp;Next Object</string>
   </property>
   <property name="shortcut">
    <string>Tab</string>
   </property>
  </action>
  <action name="actionPrev_Object">
   <property name="text">
    <string>&amp;Prev Object</string>
   </property>
   <property name="shortcut">
    <string>Ctrl+Tab</string>
   </property>
  </action>
  <action name="actionControl_Object">
   <property name="text">
    <string>&amp;Control Object</string>
   </property>
   <property name="shortcut">
    <string>T</string>
   </property>
  </action>
  <action name="actionLevel_Object">
   <property name="text">
    <string>&amp;Level Object</string>
   </property>
   <property name="shortcut">
    <string>L</string>
   </property>
  </action>
  <action name="actionAlign_Object">
   <property name="text">
    <string>&amp;Align Object</string>
   </property>
   <property name="shortcut">
    <string>Ctrl+L</string>
   </property>
  </action>
  <action name="actionNext_Subsystem">
   <property name="text">
    <string>Ne&amp;xt Subsystem</string>
   </property>
   <property name="shortcut">
    <string>K</string>
   </property>
  </action>
  <action name="actionPrev_Subsystem">
   <property name="text">
    <string>P&amp;rev Subsystem</string>
   </property>
   <property name="shortcut">
    <string>Shift+K</string>
   </property>
  </action>
  <action name="actionCancel_Subsystem">
   <property name="text">
    <string>Cancel S&amp;ubsystem</string>
   </property>
   <property name="shortcut">
    <string>Alt+K</string>
   </property>
  </action>
  <action name="actionMark_Wing">
   <property name="text">
    <string>&amp;Mark Wing</string>
   </property>
   <property name="shortcut">
    <string>W</string>
   </property>
  </action>
  <action name="actionMission_Statistics">
   <property name="text">
    <string>M&amp;ission Statistics</string>
   </property>
   <property name="shortcut">
    <string>Ctrl+Shift+D</string>
   </property>
  </action>
  <action name="actionError_Checker">
   <property name="text">
    <string>&amp;Error Checker</string>
   </property>
   <property name="shortcut">
    <string>Shift+H</string>
   </property>
  </action>
  <action name="actionHelp_Topics">
   <property name="text">
    <string>&amp;Help Topics</string>
   </property>
  </action>
  <action name="actionAbout">
   <property name="text">
    <string>&amp;About qtFRED...</string>
   </property>
  </action>
  <action name="actionShow_Ship_Info">
   <property name="checkable">
    <bool>true</bool>
   </property>
   <property name="text">
    <string>Show Ship I&amp;nfo</string>
   </property>
   <property name="shortcut">
    <string>Alt+Shift+I</string>
   </property>
  </action>
  <action name="actionEmpty">
   <property name="text">
    <string>&amp;Empty</string>
   </property>
  </action>
  <action name="actionMission_Goals">
   <property name="text">
    <string>Mission Goals</string>
   </property>
   <property name="shortcut">
    <string>Shift+G</string>
   </property>
  </action>
  <action name="actionVariables">
   <property name="text">
    <string>&amp;Variables and Containers</string>
   </property>
   <property name="toolTip">
    <string>Open Variables and Containers Editor</string>
   </property>
   <property name="shortcut">
    <string>Shift+V</string>
   </property>
  </action>
  <action name="actionJump_Nodes">
   <property name="text">
    <string>Jump &amp;Nodes</string>
   </property>
   <property name="shortcut">
    <string>Shift+J</string>
   </property>
  </action>
  <action name="actionMission_Cutscenes">
   <property name="text">
    <string>Mission Cutscenes</string>
   </property>
   <property name="shortcut">
    <string>Shift+X</string>
   </property>
  </action>
  <action name="actionMusic_Player">
   <property name="text">
    <string>Music Player</string>
   </property>
  </action>
  <action name="actionManage_Layers">
   <property name="text">
    <string>Manage Layers</string>
   </property>
   <property name="toolTip">
    <string>Manage View Layers</string>
   </property>
  </action>
  <action name="actionUnhide_Layers">
   <property name="text">
    <string>Unhide Layers</string>
   </property>
   <property name="toolTip">
    <string>Show all view layers</string>
   </property>
  </action>
  <action name="actionVolumetric_Nebula">
   <property name="text">
    <string>Volumetric Nebula</string>
   </property>
   <property name="shortcut">
    <string>Shift+U</string>
   </property>
  </action>
  <action name="actionCalculate_Relative_Coordinates">
   <property name="text">
    <string>Calculate Relative Coordinates</string>
   </property>
  </action>
  <action name="actionWaypointPathGenerator">
   <property name="text">
    <string>Waypoint Path &amp;Generator</string>
   </property>
  </action>
  <action name="actionPreferences">
   <property name="text">
    <string>Preferences</string>
   </property>
  </action>
 </widget>
 <layoutdefault spacing="6" margin="11"/>
 <customwidgets>
  <customwidget>
   <class>fso::fred::RenderWidget</class>
   <extends>QWidget</extends>
   <header>ui/widgets/renderwidget.h</header>
   <container>1</container>
  </customwidget>
 </customwidgets>
 <resources>
  <include location="../resources/resources.qrc"/>
 </resources>
 <connections/>
</ui>
